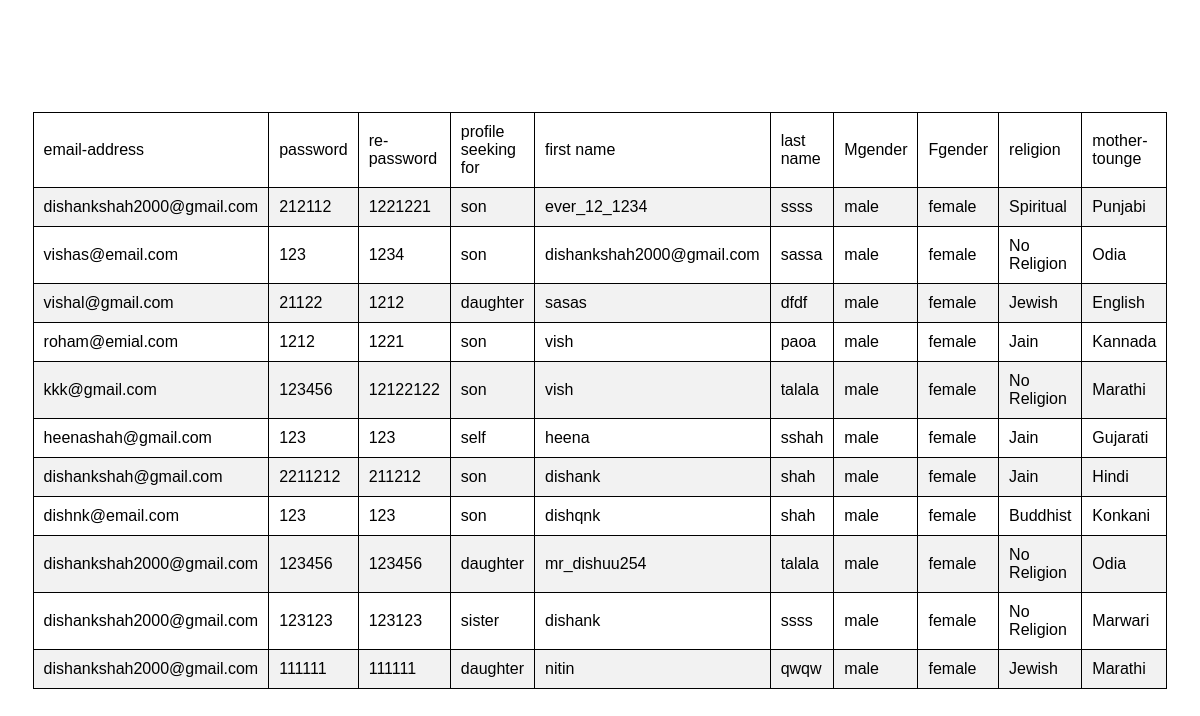
Screenshot of /table with the database file from the repository.
### newapp/models.py (models this page shows)
class submit(models.Model):
    email = models.EmailField()
    password = models.IntegerField()
    repassword = models.IntegerField()
    person_select = models.CharField(max_length=20)
    firstname = models.CharField(max_length=20)
    lastname = models.CharField(max_length=20)
    gender = models.CharField(max_length=20)
    fgender = models.CharField(max_length=20)
    religion = models.CharField(max_length=30)
    language = models.CharField(max_length=20)

### newapp/views.py (the view)
# urls.py: path('table',views.table,name='table'),
def table(request):
    viewers = submit.objects.all()
    print(viewers)
    context = {
        "allindex": viewers
    }
    return render(request,'table.html',context)

### newapp/templates/table.html (shortened to what this page needs)
<!DOCTYPE html>
<html lang="en">
<head>
    <link href="static/css/style2.css" rel="stylesheet">
</head>
<body>
<table class="table">
    <tr>
        <td>email-address</td>
        <td>password</td>
        <td>re-password</td>
        <td>profile seeking for</td>
        <td>first name</td>
        <td>last name</td>
        <td>Mgender</td>
        <td>Fgender</td>
        <td>religion</td>
        <td>mother-tounge</td>
    </tr>
    {% for i in allindex %}
    <tr>
        <td>{{ i.email }}</td>
        <td>{{ i.password }}</td>
        <td>{{ i.repassword }}</td>
        <td>{{ i.person_select }}</td>
        <td>{{ i.firstname }}</td>
        <td>{{ i.lastname }}</td>
        <td>{{ i.gender }}</td>
        <td>{{ i.fgender }}</td>
        <td>{{ i.religion }}</td>
        <td>{{ i.language }}</td>
    </tr>
    {% endfor %}
</table>
</body>
</html>

### newapp/static/css/style2.css (style rules this page uses)
body { font-family: Arial, sans-serif; background-color:#ffffff; margin: 0; padding: 0; display: flex; justify-content: center; align-items: center; height: 100vh; }
.table { border-collapse: collapse; width: 80%; margin: 20px auto; border: 1px solid black; }
.table tr:nth-child(even) { background-color: #f2f2f2; }
.table td { border: 1px solid black; padding: 10px }

### rows the page displays
submit: email "dishankshah2000@gmail.com", password "212112", repassword "1221221", person_select "son", firstname "ever_12_1234", lastname "ssss", gender "male", fgender "female", religion "Spiritual", language "Punjabi"
submit: email "vishas@email.com", password "123", repassword "1234", person_select "son", firstname "dishankshah2000@gmail.com", lastname "sassa", gender "male", fgender "female", religion "No Religion", language "Odia"
submit: email "vishal@gmail.com", password "21122", repassword "1212", person_select "daughter", firstname "sasas", lastname "dfdf", gender "male", fgender "female", religion "Jewish", language "English"
submit: email "roham@emial.com", password "1212", repassword "1221", person_select "son", firstname "vish", lastname "paoa", gender "male", fgender "female", religion "Jain", language "Kannada"
submit: email "kkk@gmail.com", password "123456", repassword "12122122", person_select "son", firstname "vish", lastname "talala", gender "male", fgender "female", religion "No Religion", language "Marathi"
submit: email "heenashah@gmail.com", password "123", repassword "123", person_select "self", firstname "heena", lastname "sshah", gender "male", fgender "female", religion "Jain", language "Gujarati"
submit: email "dishankshah@gmail.com", password "2211212", repassword "211212", person_select "son", firstname "dishank", lastname "shah", gender "male", fgender "female", religion "Jain", language "Hindi"
submit: email "dishnk@email.com", password "123", repassword "123", person_select "son", firstname "dishqnk", lastname "shah", gender "male", fgender "female", religion "Buddhist", language "Konkani"
submit: email "dishankshah2000@gmail.com", password "123456", repassword "123456", person_select "daughter", firstname "mr_dishuu254", lastname "talala", gender "male", fgender "female", religion "No Religion", language "Odia"
submit: email "dishankshah2000@gmail.com", password "123123", repassword "123123", person_select "sister", firstname "dishank", lastname "ssss", gender "male", fgender "female", religion "No Religion", language "Marwari"
submit: email "dishankshah2000@gmail.com", password "111111", repassword "111111", person_select "daughter", firstname "nitin", lastname "qwqw", gender "male", fgender "female", religion "Jewish", language "Marathi"
